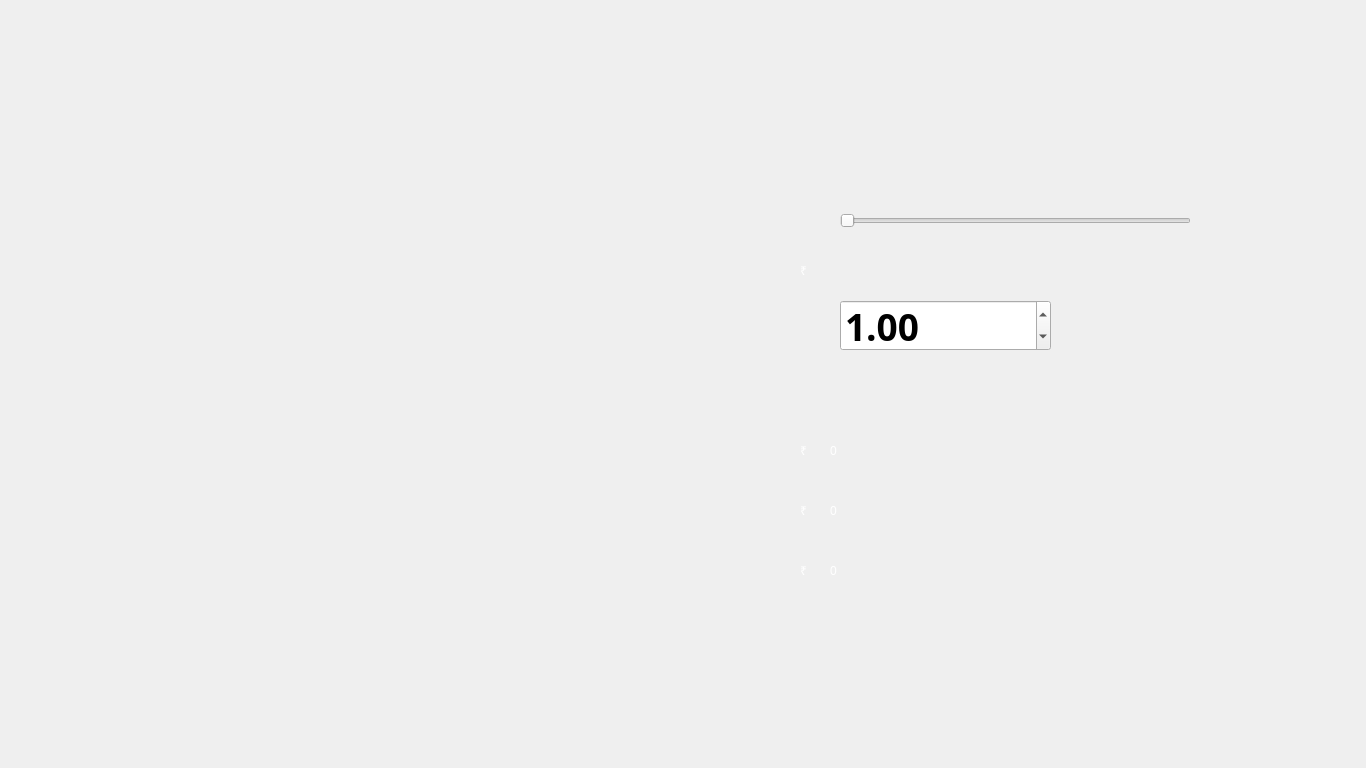
<?xml version="1.0" encoding="UTF-8"?>
<ui version="4.0">
 <class>EducationLoan1</class>
 <widget class="QMainWindow" name="EducationLoan1">
  <property name="geometry">
   <rect>
    <x>0</x>
    <y>0</y>
    <width>1366</width>
    <height>768</height>
   </rect>
  </property>
  <property name="windowTitle">
   <string>AJ Bank | Education Loan</string>
  </property>
  <property name="styleSheet">
   <string notr="true">background-image: url(:/background/EducationLoan1.jpg);</string>
  </property>
  <widget class="QWidget" name="centralwidget">
   <widget class="QPushButton" name="ConfirmEducationLoanB">
    <property name="geometry">
     <rect>
      <x>549</x>
      <y>627</y>
      <width>332</width>
      <height>75</height>
     </rect>
    </property>
    <property name="cursor">
     <cursorShape>PointingHandCursor</cursorShape>
    </property>
    <property name="styleSheet">
     <string notr="true">background-image: url(:/button/buttons/Confirm.png);
background-position:center;
border-radius:100%;</string>
    </property>
    <property name="text">
     <string/>
    </property>
    <property name="default">
     <bool>true</bool>
    </property>
   </widget>
   <widget class="QLabel" name="Currency_4">
    <property name="geometry">
     <rect>
      <x>800</x>
      <y>240</y>
      <width>31</width>
      <height>61</height>
     </rect>
    </property>
    <property name="styleSheet">
     <string notr="true">background-image: url(:/button/buttons/Blue.png);
color: rgb(255, 255, 255);
font: 81 24pt &quot;Montserrat ExtraBold&quot;;
</string>
    </property>
    <property name="text">
     <string>₹</string>
    </property>
   </widget>
   <widget class="QLabel" name="Currency">
    <property name="geometry">
     <rect>
      <x>800</x>
      <y>420</y>
      <width>31</width>
      <height>61</height>
     </rect>
    </property>
    <property name="styleSheet">
     <string notr="true">background-image: url(:/button/buttons/Blue.png);
color: rgb(255, 255, 255);
font: 81 24pt &quot;Montserrat ExtraBold&quot;;
</string>
    </property>
    <property name="text">
     <string>₹</string>
    </property>
   </widget>
   <widget class="QDoubleSpinBox" name="EducationLoanTime">
    <property name="geometry">
     <rect>
      <x>840</x>
      <y>300</y>
      <width>211</width>
      <height>51</height>
     </rect>
    </property>
    <property name="font">
     <font>
      <family>Montserrat SemiBold</family>
      <pointsize>28</pointsize>
      <weight>75</weight>
      <bold>true</bold>
     </font>
    </property>
    <property name="maximum">
     <double>10.000000000000000</double>
    </property>
    <property name="singleStep">
     <double>0.500000000000000</double>
    </property>
    <property name="value">
     <double>1.000000000000000</double>
    </property>
   </widget>
   <widget class="QLabel" name="EducationLoanAmount">
    <property name="geometry">
     <rect>
      <x>830</x>
      <y>480</y>
      <width>381</width>
      <height>61</height>
     </rect>
    </property>
    <property name="layoutDirection">
     <enum>Qt::LeftToRight</enum>
    </property>
    <property name="styleSheet">
     <string notr="true">background-image: url(:/button/buttons/Blue.png);
color: rgb(255, 255, 255);
font: 81 24pt &quot;Montserrat ExtraBold&quot;;
</string>
    </property>
    <property name="text">
     <string>0</string>
    </property>
   </widget>
   <widget class="QLabel" name="Currency_3">
    <property name="geometry">
     <rect>
      <x>800</x>
      <y>540</y>
      <width>31</width>
      <height>61</height>
     </rect>
    </property>
    <property name="styleSheet">
     <string notr="true">background-image: url(:/button/buttons/Blue.png);
color: rgb(255, 255, 255);
font: 81 24pt &quot;Montserrat ExtraBold&quot;;
</string>
    </property>
    <property name="text">
     <string>₹</string>
    </property>
   </widget>
   <widget class="QLabel" name="EducationLoanRepayment">
    <property name="geometry">
     <rect>
      <x>830</x>
      <y>540</y>
      <width>381</width>
      <height>61</height>
     </rect>
    </property>
    <property name="layoutDirection">
     <enum>Qt::LeftToRight</enum>
    </property>
    <property name="styleSheet">
     <string notr="true">background-image: url(:/button/buttons/Blue.png);
color: rgb(255, 255, 255);
font: 81 24pt &quot;Montserrat ExtraBold&quot;;
</string>
    </property>
    <property name="text">
     <string>0</string>
    </property>
   </widget>
   <widget class="QLabel" name="EducationLoanInterest">
    <property name="geometry">
     <rect>
      <x>830</x>
      <y>420</y>
      <width>381</width>
      <height>61</height>
     </rect>
    </property>
    <property name="layoutDirection">
     <enum>Qt::LeftToRight</enum>
    </property>
    <property name="styleSheet">
     <string notr="true">background-image: url(:/button/buttons/Blue.png);
color: rgb(255, 255, 255);
font: 81 24pt &quot;Montserrat ExtraBold&quot;;
</string>
    </property>
    <property name="text">
     <string>0</string>
    </property>
   </widget>
   <widget class="QLabel" name="Currency_2">
    <property name="geometry">
     <rect>
      <x>800</x>
      <y>480</y>
      <width>31</width>
      <height>61</height>
     </rect>
    </property>
    <property name="styleSheet">
     <string notr="true">background-image: url(:/button/buttons/Blue.png);
color: rgb(255, 255, 255);
font: 81 24pt &quot;Montserrat ExtraBold&quot;;
</string>
    </property>
    <property name="text">
     <string>₹</string>
    </property>
   </widget>
   <widget class="QSlider" name="EducationLoanSlider">
    <property name="geometry">
     <rect>
      <x>840</x>
      <y>200</y>
      <width>351</width>
      <height>41</height>
     </rect>
    </property>
    <property name="styleSheet">
     <string notr="true">background-image: url(:/button/buttons/Blue.png);</string>
    </property>
    <property name="minimum">
     <number>100000</number>
    </property>
    <property name="maximum">
     <number>1000000</number>
    </property>
    <property name="pageStep">
     <number>10000</number>
    </property>
    <property name="orientation">
     <enum>Qt::Horizontal</enum>
    </property>
    <property name="invertedAppearance">
     <bool>false</bool>
    </property>
    <property name="invertedControls">
     <bool>false</bool>
    </property>
   </widget>
   <widget class="QLabel" name="EducationLoanAmountT">
    <property name="geometry">
     <rect>
      <x>840</x>
      <y>230</y>
      <width>381</width>
      <height>61</height>
     </rect>
    </property>
    <property name="layoutDirection">
     <enum>Qt::LeftToRight</enum>
    </property>
    <property name="styleSheet">
     <string notr="true">background-image: url(:/button/buttons/Blue.png);
color: rgb(255, 255, 255);
font: 81 24pt &quot;Montserrat ExtraBold&quot;;
</string>
    </property>
    <property name="text">
     <string/>
    </property>
   </widget>
   <widget class="QPushButton" name="BackButton">
    <property name="geometry">
     <rect>
      <x>0</x>
      <y>93</y>
      <width>150</width>
      <height>581</height>
     </rect>
    </property>
    <property name="cursor">
     <cursorShape>PointingHandCursor</cursorShape>
    </property>
    <property name="autoFillBackground">
     <bool>false</bool>
    </property>
    <property name="styleSheet">
     <string notr="true">background-image: url(:/button/buttons/Back.png);
border: 0px;</string>
    </property>
    <property name="text">
     <string/>
    </property>
    <property name="default">
     <bool>false</bool>
    </property>
    <property name="flat">
     <bool>false</bool>
    </property>
   </widget>
   <widget class="QPushButton" name="LogoutButton">
    <property name="geometry">
     <rect>
      <x>949</x>
      <y>384</y>
      <width>421</width>
      <height>384</height>
     </rect>
    </property>
    <property name="cursor">
     <cursorShape>PointingHandCursor</cursorShape>
    </property>
    <property name="styleSheet">
     <string notr="true">background-image: url(:/button/buttons/Logout.png);
border: 0px;</string>
    </property>
    <property name="text">
     <string/>
    </property>
   </widget>
   <widget class="QPushButton" name="SuggestButton">
    <property name="geometry">
     <rect>
      <x>949</x>
      <y>0</y>
      <width>421</width>
      <height>384</height>
     </rect>
    </property>
    <property name="cursor">
     <cursorShape>PointingHandCursor</cursorShape>
    </property>
    <property name="styleSheet">
     <string notr="true">background-image: url(:/button/buttons/Suggest.png);
border: 0px;</string>
    </property>
    <property name="text">
     <string/>
    </property>
   </widget>
   <widget class="QLabel" name="AccountNo">
    <property name="geometry">
     <rect>
      <x>830</x>
      <y>60</y>
      <width>231</width>
      <height>31</height>
     </rect>
    </property>
    <property name="styleSheet">
     <string notr="true">background-image: url(:/button/buttons/Blue.png);
font: 25 11pt &quot;Montserrat Thin&quot;;
color: rgb(6, 53, 122);</string>
    </property>
    <property name="text">
     <string/>
    </property>
   </widget>
  </widget>
 </widget>
 <resources/>
 <connections/>
</ui>
